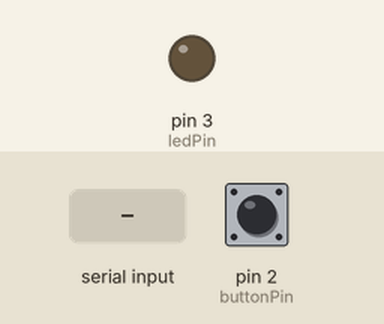
Simulated run of this sketch. Board: Arduino Uno, built with avr-gcc and run on an emulated ATmega328P. On the bench: output pins drawn as LEDs (lit = HIGH). Inputs (shaded band) come from the test bench; at power-on: pin 2 (buttonPin) LOW. What the sketch prints to the serial monitor is not drawn.

Above: at 1.2 s.
1.3 s: "r" received over Serial
At 2.2 s:
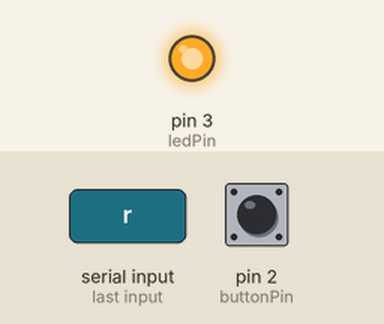
4.4 s: "p" received over Serial
At 5.8 s:
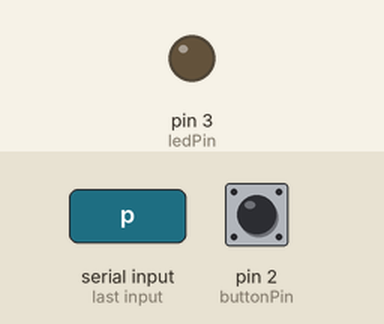
Timing chart, 0 to 7.4 s (numbered marks = the images above; inputs shaded):
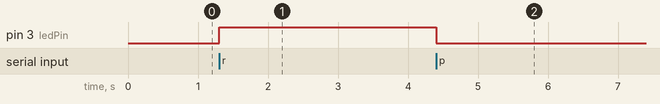

The sketch:

component_interface.ino
```cpp
const int buttonPin = 2;    // the number of the pushbutton pin
const int ledPin    = 3;    // the number of the LED pin

// Variables will change:
int ledState = LOW;          // the current state of the output pin
int buttonState;             // the current reading from the input pin
int lastButtonState = LOW;   // the previous reading from the input pin

// the following variables are long's because the time, measured in miliseconds,
// will quickly become a bigger number than can be stored in an int.
long lastDebounceTime = 0;   // the last time the output pin was toggled
long debounceDelay    = 40;  // the debounce time; increase if the output flickers

void setup() {
	pinMode(buttonPin, INPUT);
	pinMode(ledPin, OUTPUT);

	// set initial LED state
	digitalWrite(ledPin, ledState);

	Serial.begin(9600);
	Serial.print("s");
}

void loop() {
	// read the state of the switch into a local variable:
	int reading = digitalRead(buttonPin);

	// check to see if you just pressed the button
	// (i.e. the input went from LOW to HIGH),  and you've waited
	// long enough since the last press to ignore any noise:

	// If the switch changed, due to noise or pressing:
	if (reading != lastButtonState) {
		// reset the debouncing timer
		lastDebounceTime = millis();
	}

	if ((millis() - lastDebounceTime) > debounceDelay) {
		// whatever the reading is at, it's been there for longer
		// than the debounce delay, so take it as the actual current state:

		// if the button state has changed:
		if (reading != buttonState) {
			buttonState = reading;

			// Send the state toggle message if the buttonState is HIGH
			if (buttonState == HIGH) {
				Serial.write('t');
			}
		}
	}

	if (Serial.available() > 0) {
		char readChar = Serial.read();

		// If the 'record' message has been received, turn the LED on
		if (readChar == 'r')
			ledState = HIGH;

		// If the 'play' message has been received, turn the LED off
		else if (readChar == 'p')
			ledState = LOW;

		// set the LED:
		digitalWrite(ledPin, ledState);
	}

	// save the reading.  Next time through the loop,
	// it'll be the lastButtonState:
	lastButtonState = reading;
}
```

Measured:
- after the input at 1.3 s, pin 3 (ledPin): LOW → HIGH at once
- after the input at 4.4 s, pin 3 (ledPin): HIGH → LOW at once
